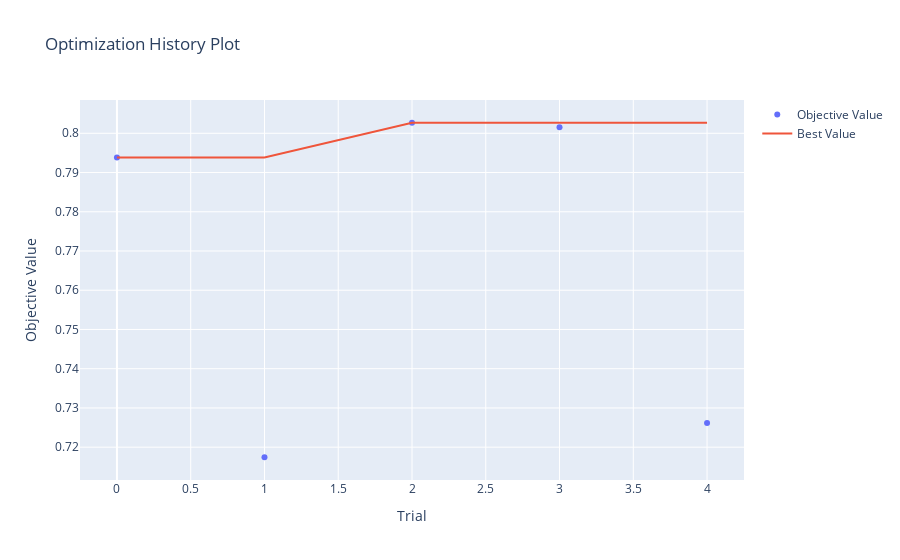

The cell this chart's notebook holds for it:
### Code cell
vis.plot_optimization_history(study)

### Figure 1 — Plotly figure (JSON) as saved in the notebook; plotly's stock layout.template omitted (floating-point values rounded to 4 significant figures)
{"data": [{"mode": "markers", "name": "Objective Value", "type": "scatter", "x": [0, 1, 2, 3, 4], "y": [0.7939, 0.7174, 0.8027, 0.8016, 0.7261]}, {"mode": "lines", "name": "Best Value", "type": "scatter", "x": [0, 1, 2, 3, 4], "y": [0.7939, 0.7939, 0.8027, 0.8027, 0.8027]}, {"marker": {"color": "#cccccc"}, "mode": "markers", "name": "Infeasible Trial", "showlegend": false, "type": "scatter", "x": [], "y": []}], "layout": {"title": {"text": "Optimization History Plot"}, "xaxis": {"title": {"text": "Trial"}}, "yaxis": {"title": {"text": "Objective Value"}}}}
